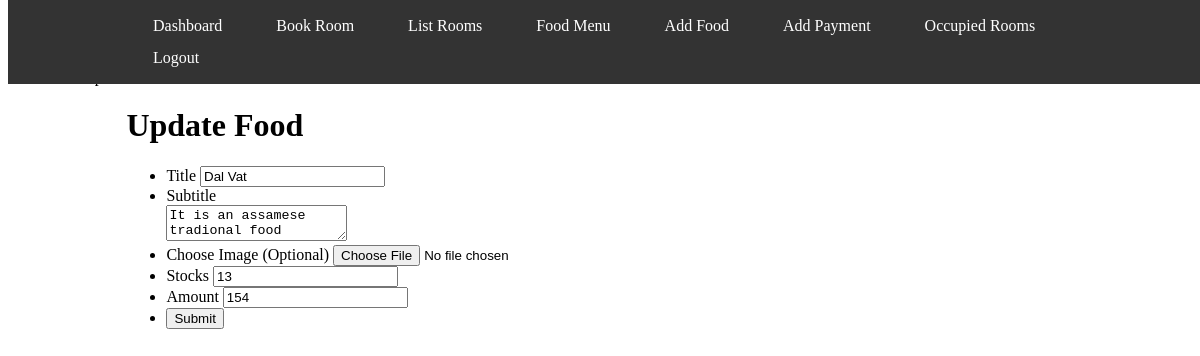
Page /admin/updatefood.php?id=8 (signed in) on the committed database.
### tables this page shows
CREATE TABLE `fooditems` (
  `id` int(11) NOT NULL,
  `title` varchar(255) NOT NULL,
  `subtitle` varchar(255) NOT NULL,
  `stocks` varchar(255) NOT NULL,
  `amount` int(255) NOT NULL,
  `reviews` int(255) NOT NULL,
  `total-feedbacks` int(255) NOT NULL,
  `image` varchar(255) NOT NULL,
  `category` varchar(255) NOT NULL
);

### admin/updatefood.php (the view, shortened to what this page needs)
<?php
include '../includes/db/config.php';
$idd = $_GET['id'];
$sql = "select * from fooditems where id = '$idd'";
$result = mysqli_query($conn, $sql);
while ($row = mysqli_fetch_assoc($result)) {
    $title = $row['title'];
    $subtitle = $row['subtitle'];
    $stocks = $row['stocks'];
    $amount = $row['amount'];
}
?>
<!DOCTYPE html>
<html lang="en">
<head>
    <link rel="stylesheet" href="../includes/css/bookroom.css" />
</head>
<body>
    <span>
    </span>
    <div class="container">
        <h1 class="my-5">Update Food</h1>
        <div class="login">
            <form action="" method="post" enctype="multipart/form-data" class="">
                <ul class="form-style">
                    <li>
                        <label for="title">Title</label>
                        <input class="field-long" type="text" id="title" name="title" placeholder="Title"
                            value="<?php echo $title; ?>">
                    </li>
                    <li>
                        <label for="subtitle">Subtitle</label><br>
                        <textarea class="field-long" type="number" id="subtitle" name="subtitle"
                            placeholder="Subtitle"><?php echo $subtitle; ?></textarea>
                    </li>
                    <li>
                        <label>Choose Image (Optional)</label>
                        <input class="field-long" class="file_up" type="file" name="myfile"> <br>
                    </li>
                    <li>
                        <label for="stocks">Stocks</label>
                        <input class="field-long" type="number" id="stocks" name="stocks" placeholder="Stocks"
                            value="<?php echo $stocks; ?>">
                    </li>
                    <li>
                        <label for="amount">Amount</label>
                        <input class="field-long" type="number" id="amount" name="amount" placeholder="Price of Food"
                            value="<?php echo $amount; ?>">
                    </li>
                    <li>
                        <input class="field-long" type="submit" name="submit" value="Submit" />
                    </li>
                </ul>
            </form>
        </div>
        <br>
    </div>
</body>
</html>

### rows in the picture
fooditems: title "Dal Vat", subtitle "It is an assamese tradional food", stocks "13", amount "154"
